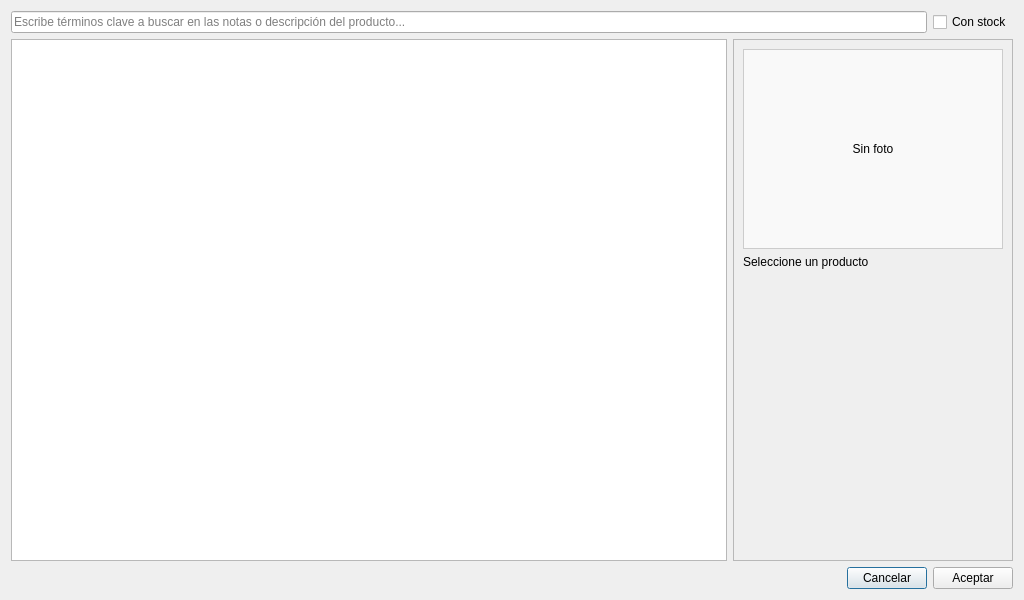
<?xml version="1.0" encoding="UTF-8"?>
<ui version="4.0">
 <class>BuscarPorNotas</class>
 <widget class="QDialog" name="BuscarPorNotas">
  <property name="geometry">
   <rect>
    <x>0</x>
    <y>0</y>
    <width>1024</width>
    <height>600</height>
   </rect>
  </property>
  <property name="windowTitle">
   <string>Búsqueda inteligente por Notas y Descripción</string>
  </property>
  <layout class="QVBoxLayout" name="verticalLayout">
   <item>
    <layout class="QHBoxLayout" name="horizontalLayout_top">
     <item>
      <widget class="QLineEdit" name="lineEdit_buscar">
       <property name="placeholderText">
        <string>Escribe términos clave a buscar en las notas o descripción del producto...</string>
       </property>
      </widget>
     </item>
     <item>
      <widget class="QCheckBox" name="checkBox_conStock">
       <property name="toolTip">
        <string>Ctrl+S</string>
       </property>
       <property name="text">
        <string>Con stock</string>
       </property>
       <property name="shortcut">
        <string>Ctrl+S</string>
       </property>
      </widget>
     </item>
    </layout>
   </item>
   <item>
    <layout class="QHBoxLayout" name="horizontalLayout_content">
     <item>
      <widget class="QTableView" name="tableView">
       <property name="selectionMode">
        <enum>QAbstractItemView::SelectionMode::SingleSelection</enum>
       </property>
       <property name="selectionBehavior">
        <enum>QAbstractItemView::SelectionBehavior::SelectRows</enum>
       </property>
      </widget>
     </item>
     <item>
      <widget class="QFrame" name="frame_detalles">
       <property name="minimumSize">
        <size>
         <width>280</width>
         <height>0</height>
        </size>
       </property>
       <property name="maximumSize">
        <size>
         <width>320</width>
         <height>16777215</height>
        </size>
       </property>
       <property name="frameShape">
        <enum>QFrame::Shape::StyledPanel</enum>
       </property>
       <property name="frameShadow">
        <enum>QFrame::Shadow::Raised</enum>
       </property>
       <layout class="QVBoxLayout" name="verticalLayout_2">
        <item>
         <widget class="QLabel" name="label_foto">
          <property name="minimumSize">
           <size>
            <width>200</width>
            <height>200</height>
           </size>
          </property>
          <property name="maximumSize">
           <size>
            <width>300</width>
            <height>300</height>
           </size>
          </property>
          <property name="styleSheet">
           <string notr="true">border: 1px solid #ccc; background-color: #f9f9f9;</string>
          </property>
          <property name="text">
           <string>Sin foto</string>
          </property>
          <property name="alignment">
           <set>Qt::AlignmentFlag::AlignCenter</set>
          </property>
         </widget>
        </item>
        <item>
         <widget class="QLabel" name="label_info">
          <property name="text">
           <string>Seleccione un producto</string>
          </property>
          <property name="wordWrap">
           <bool>true</bool>
          </property>
         </widget>
        </item>
        <item>
         <spacer name="verticalSpacer">
          <property name="orientation">
           <enum>Qt::Orientation::Vertical</enum>
          </property>
          <property name="sizeType">
           <enum>QSizePolicy::Policy::Expanding</enum>
          </property>
          <property name="sizeHint" stdset="0">
           <size>
            <width>20</width>
            <height>40</height>
           </size>
          </property>
         </spacer>
        </item>
       </layout>
      </widget>
     </item>
    </layout>
   </item>
   <item>
    <layout class="QHBoxLayout" name="horizontalLayout">
     <item>
      <spacer name="horizontalSpacer">
       <property name="orientation">
        <enum>Qt::Orientation::Horizontal</enum>
       </property>
       <property name="sizeHint" stdset="0">
        <size>
         <width>40</width>
         <height>20</height>
        </size>
       </property>
      </spacer>
     </item>
     <item>
      <widget class="QPushButton" name="pushButtonCancelar">
       <property name="text">
        <string>Cancelar</string>
       </property>
      </widget>
     </item>
     <item>
      <widget class="QPushButton" name="pushButtonAceptar">
       <property name="text">
        <string>Aceptar</string>
       </property>
      </widget>
     </item>
    </layout>
   </item>
  </layout>
 </widget>
 <resources/>
 <connections/>
</ui>
